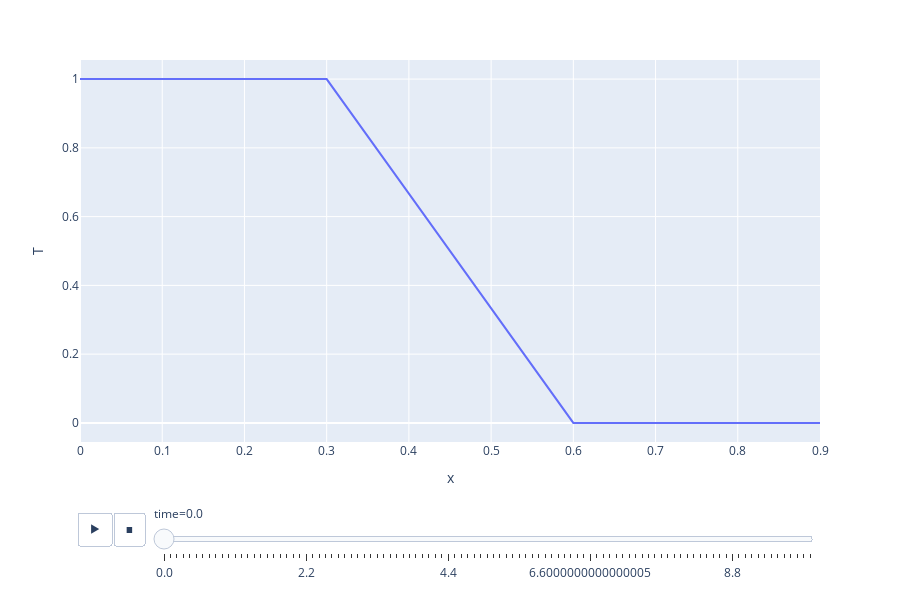

The notebook cell saved with this chart:
### Code cell
px.line(df, x='x', y='T', animation_frame='time')

### Figure 1 — Plotly figure (JSON) as saved in the notebook; plotly's stock layout.template omitted (floating-point values rounded to 4 significant figures)
{"data": [{"hoverlabel": {"namelength": 0}, "hovertemplate": "time=0.0<br>x=%{x}<br>T=%{y}", "legendgroup": "", "line": {"color": "#636efa", "dash": "solid"}, "mode": "lines", "name": "", "showlegend": false, "type": "scatter", "x": [0, 0.1, 0.2, 0.3, 0.4, 0.5, 0.6, 0.7, 0.8, 0.9], "xaxis": "x", "y": [1, 1, 1, 1, 0.6667, 0.3333, 0, 0, 0, 0], "yaxis": "y"}], "layout": {"height": 600, "legend": {"tracegroupgap": 0}, "margin": {"t": 60}, "sliders": [{"active": 0, "currentvalue": {"prefix": "time="}, "len": 0.9, "pad": {"b": 10, "t": 60}, "steps": [{"args": [["0.0"], {"frame": {"duration": 0, "redraw": false}, "fromcurrent": true, "mode": "immediate", "transition": {"duration": 0, "easing": "linear"}}], "label": "0.0", "method": "animate"}, {"args": [["0.1"], {"frame": {"duration": 0, "redraw": false}, "fromcurrent": true, "mode": "immediate", "transition": {"duration": 0, "easing": "linear"}}], "label": "0.1", "method": "animate"}, {"args": [["0.2"], {"frame": {"duration": 0, "redraw": false}, "fromcurrent": true, "mode": "immediate", "transition": {"duration": 0, "easing": "linear"}}], "label": "0.2", "method": "animate"}, {"args": [["0.30000000000000004"], {"frame": {"duration": 0, "redraw": false}, "fromcurrent": true, "mode": "immediate", "transition": {"duration": 0, "easing": "linear"}}], "label": "0.30000000000000004", "method": "animate"}, {"args": [["0.4"], {"frame": {"duration": 0, "redraw": false}, "fromcurrent": true, "mode": "immediate", "transition": {"duration": 0, "easing": "linear"}}], "label": "0.4", "method": "animate"}, {"args": [["0.5"], {"frame": {"duration": 0, "redraw": false}, "fromcurrent": true, "mode": "immediate", "transition": {"duration": 0, "easing": "linear"}}], "label": "0.5", "method": "animate"}, {"args": [["0.6000000000000001"], {"frame": {"duration": 0, "redraw": false}, "fromcurrent": true, "mode": "immediate", "transition": {"duration": 0, "easing": "linear"}}], "label": "0.6000000000000001", "method": "animate"}, {"args": [["0.7000000000000001"], {"frame": {"duration": 0, "redraw": false}, "fromcurrent": true, "mode": "immediate", "transition": {"duration": 0, "easing": "linear"}}], "label": "0.7000000000000001", "method": "animate"}, {"args": [["0.8"], {"frame": {"duration": 0, "redraw": false}, "fromcurrent": true, "mode": "immediate", "transition": {"duration": 0, "easing": "linear"}}], "label": "0.8", "method": "animate"}, {"args": [["0.9"], {"frame": {"duration": 0, "redraw": false}, "fromcurrent": true, "mode": "immediate", "transition": {"duration": 0, "easing": "linear"}}], "label": "0.9", "method": "animate"}, {"args": [["1.0"], {"frame": {"duration": 0, "redraw": false}, "fromcurrent": true, "mode": "immediate", "transition": {"duration": 0, "easing": "linear"}}], "label": "1.0", "method": "animate"}, {"args": [["1.1"], {"frame": {"duration": 0, "redraw": false}, "fromcurrent": true, "mode": "immediate", "transition": {"duration": 0, "easing": "linear"}}], "label": "1.1", "method": "animate"}, {"args": [["1.2000000000000002"], {"frame": {"duration": 0, "redraw": false}, "fromcurrent": true, "mode": "immediate", "transition": {"duration": 0, "easing": "linear"}}], "label": "1.2000000000000002", "method": "animate"}, {"args": [["1.3"], {"frame": {"duration": 0, "redraw": false}, "fromcurrent": true, "mode": "immediate", "transition": {"duration": 0, "easing": "linear"}}], "label": "1.3", "method": "animate"}, {"args": [["1.4000000000000001"], {"frame": {"duration": 0, "redraw": false}, "fromcurrent": true, "mode": "immediate", "transition": {"duration": 0, "easing": "linear"}}], "label": "1.4000000000000001", "method": "animate"}, {"args": [["1.5"], {"frame": {"duration": 0, "redraw": false}, "fromcurrent": true, "mode": "immediate", "transition": {"duration": 0, "easing": "linear"}}], "label": "1.5", "method": "animate"}, {"args": [["1.6"], {"frame": {"duration": 0, "redraw": false}, "fromcurrent": true, "mode": "immediate", "transition": {"duration": 0, "easing": "linear"}}], "label": "1.6", "method": "animate"}, {"args": [["1.7000000000000002"], {"frame": {"duration": 0, "redraw": false}, "fromcurrent": true, "mode": "immediate", "transition": {"duration": 0, "easing": "linear"}}], "label": "1.7000000000000002", "method": "animate"}, {"args": [["1.8"], {"frame": {"duration": 0, "redraw": false}, "fromcurrent": true, "mode": "immediate", "transition": {"duration": 0, "easing": "linear"}}], "label": "1.8", "method": "animate"}, {"args": [["1.9000000000000001"], {"frame": {"duration": 0, "redraw": false}, "fromcurrent": true, "mode": "immediate", "transition": {"duration": 0, "easing": "linear"}}], "label": "1.9000000000000001", "method": "animate"}, {"args": [["2.0"], {"frame": {"duration": 0, "redraw": false}, "fromcurrent": true, "mode": "immediate", "transition": {"duration": 0, "easing": "linear"}}], "label": "2.0", "method": "animate"}, {"args": [["2.1"], {"frame": {"duration": 0, "redraw": false}, "fromcurrent": true, "mode": "immediate", "transition": {"duration": 0, "easing": "linear"}}], "label": "2.1", "method": "animate"}, {"args": [["2.2"], {"frame": {"duration": 0, "redraw": false}, "fromcurrent": true, "mode": "immediate", "transition": {"duration": 0, "easing": "linear"}}], "label": "2.2", "method": "animate"}, {"args": [["2.3000000000000003"], {"frame": {"duration": 0, "redraw": false}, "fromcurrent": true, "mode": "immediate", "transition": {"duration": 0, "easing": "linear"}}], "label": "2.3000000000000003", "method": "animate"}, {"args": [["2.4000000000000004"], {"frame": {"duration": 0, "redraw": false}, "fromcurrent": true, "mode": "immediate", "transition": {"duration": 0, "easing": "linear"}}], "label": "2.4000000000000004", "method": "animate"}, {"args": [["2.5"], {"frame": {"duration": 0, "redraw": false}, "fromcurrent": true, "mode": "immediate", "transition": {"duration": 0, "easing": "linear"}}], "label": "2.5", "method": "animate"}, {"args": [["2.6"], {"frame": {"duration": 0, "redraw": false}, "fromcurrent": true, "mode": "immediate", "transition": {"duration": 0, "easing": "linear"}}], "label": "2.6", "method": "animate"}, {"args": [["2.7"], {"frame": {"duration": 0, "redraw": false}, "fromcurrent": true, "mode": "immediate", "transition": {"duration": 0, "easing": "linear"}}], "label": "2.7", "method": "animate"}, {"args": [["2.8000000000000003"], {"frame": {"duration": 0, "redraw": false}, "fromcurrent": true, "mode": "immediate", "transition": {"duration": 0, "easing": "linear"}}], "label": "2.8000000000000003", "method": "animate"}, {"args": [["2.9000000000000004"], {"frame": {"duration": 0, "redraw": false}, "fromcurrent": true, "mode": "immediate", "transition": {"duration": 0, "easing": "linear"}}], "label": "2.9000000000000004", "method": "animate"}, {"args": [["3.0"], {"frame": {"duration": 0, "redraw": false}, "fromcurrent": true, "mode": "immediate", "transition": {"duration": 0, "easing": "linear"}}], "label": "3.0", "method": "animate"}, {"args": [["3.1"], {"frame": {"duration": 0, "redraw": false}, "fromcurrent": true, "mode": "immediate", "transition": {"duration": 0, "easing": "linear"}}], "label": "3.1", "method": "animate"}, {"args": [["3.2"], {"frame": {"duration": 0, "redraw": false}, "fromcurrent": true, "mode": "immediate", "transition": {"duration": 0, "easing": "linear"}}], "label": "3.2", "method": "animate"}, {"args": [["3.3000000000000003"], {"frame": {"duration": 0, "redraw": false}, "fromcurrent": true, "mode": "immediate", "transition": {"duration": 0, "easing": "linear"}}], "label": "3.3000000000000003", "method": "animate"}, {"args": [["3.4000000000000004"], {"frame": {"duration": 0, "redraw": false}, "fromcurrent": true, "mode": "immediate", "transition": {"duration": 0, "easing": "linear"}}], "label": "3.4000000000000004", "method": "animate"}, {"args": [["3.5"], {"frame": {"duration": 0, "redraw": false}, "fromcurrent": true, "mode": "immediate", "transition": {"duration": 0, "easing": "linear"}}], "label": "3.5", "method": "animate"}, {"args": [["3.6"], {"frame": {"duration": 0, "redraw": false}, "fromcurrent": true, "mode": "immediate", "transition": {"duration": 0, "easing": "linear"}}], "label": "3.6", "method": "animate"}, {"args": [["3.7"], {"frame": {"duration": 0, "redraw": false}, "fromcurrent": true, "mode": "immediate", "transition": {"duration": 0, "easing": "linear"}}], "label": "3.7", "method": "animate"}, {"args": [["3.8000000000000003"], {"frame": {"duration": 0, "redraw": false}, "fromcurrent": true, "mode": "immediate", "transition": {"duration": 0, "easing": "linear"}}], "label": "3.8000000000000003", "method": "animate"}, {"args": [["3.9000000000000004"], {"frame": {"duration": 0, "redraw": false}, "fromcurrent": true, "mode": "immediate", "transition": {"duration": 0, "easing": "linear"}}], "label": "3.9000000000000004", "method": "animate"}, {"args": [["4.0"], {"frame": {"duration": 0, "redraw": false}, "fromcurrent": true, "mode": "immediate", "transition": {"duration": 0, "easing": "linear"}}], "label": "4.0", "method": "animate"}, {"args": [["4.1000000000000005"], {"frame": {"duration": 0, "redraw": false}, "fromcurrent": true, "mode": "immediate", "transition": {"duration": 0, "easing": "linear"}}], "label": "4.1000000000000005", "method": "animate"}, {"args": [["4.2"], {"frame": {"duration": 0, "redraw": false}, "fromcurrent": true, "mode": "immediate", "transition": {"duration": 0, "easing": "linear"}}], "label": "4.2", "method": "animate"}, {"args": [["4.3"], {"frame": {"duration": 0, "redraw": false}, "fromcurrent": true, "mode": "immediate", "transition": {"duration": 0, "easing": "linear"}}], "label": "4.3", "method": "animate"}, {"args": [["4.4"], {"frame": {"duration": 0, "redraw": false}, "fromcurrent": true, "mode": "immediate", "transition": {"duration": 0, "easing": "linear"}}], "label": "4.4", "method": "animate"}, {"args": [["4.5"], {"frame": {"duration": 0, "redraw": false}, "fromcurrent": true, "mode": "immediate", "transition": {"duration": 0, "easing": "linear"}}], "label": "4.5", "method": "animate"}, {"args": [["4.6000000000000005"], {"frame": {"duration": 0, "redraw": false}, "fromcurrent": true, "mode": "immediate", "transition": {"duration": 0, "easing": "linear"}}], "label": "4.6000000000000005", "method": "animate"}, {"args": [["4.7"], {"frame": {"duration": 0, "redraw": false}, "fromcurrent": true, "mode": "immediate", "transition": {"duration": 0, "easing": "linear"}}], "label": "4.7", "method": "animate"}, {"args": [["4.800000000000001"], {"frame": {"duration": 0, "redraw": false}, "fromcurrent": true, "mode": "immediate", "transition": {"duration": 0, "easing": "linear"}}], "label": "4.800000000000001", "method": "animate"}, {"args": [["4.9"], {"frame": {"duration": 0, "redraw": false}, "fromcurrent": true, "mode": "immediate", "transition": {"duration": 0, "easing": "linear"}}], "label": "4.9", "method": "animate"}, {"args": [["5.0"], {"frame": {"duration": 0, "redraw": false}, "fromcurrent": true, "mode": "immediate", "transition": {"duration": 0, "easing": "linear"}}], "label": "5.0", "method": "animate"}, {"args": [["5.1000000000000005"], {"frame": {"duration": 0, "redraw": false}, "fromcurrent": true, "mode": "immediate", "transition": {"duration": 0, "easing": "linear"}}], "label": "5.1000000000000005", "method": "animate"}, {"args": [["5.2"], {"frame": {"duration": 0, "redraw": false}, "fromcurrent": true, "mode": "immediate", "transition": {"duration": 0, "easing": "linear"}}], "label": "5.2", "method": "animate"}, {"args": [["5.300000000000001"], {"frame": {"duration": 0, "redraw": false}, "fromcurrent": true, "mode": "immediate", "transition": {"duration": 0, "easing": "linear"}}], "label": "5.300000000000001", "method": "animate"}, {"args": [["5.4"], {"frame": {"duration": 0, "redraw": false}, "fromcurrent": true, "mode": "immediate", "transition": {"duration": 0, "easing": "linear"}}], "label": "5.4", "method": "animate"}, {"args": [["5.5"], {"frame": {"duration": 0, "redraw": false}, "fromcurrent": true, "mode": "immediate", "transition": {"duration": 0, "easing": "linear"}}], "label": "5.5", "method": "animate"}, {"args": [["5.6000000000000005"], {"frame": {"duration": 0, "redraw": false}, "fromcurrent": true, "mode": "immediate", "transition": {"duration": 0, "easing": "linear"}}], "label": "5.6000000000000005", "method": "animate"}, {"args": [["5.7"], {"frame": {"duration": 0, "redraw": false}, "fromcurrent": true, "mode": "immediate", "transition": {"duration": 0, "easing": "linear"}}], "label": "5.7", "method": "animate"}, {"args": [["5.800000000000001"], {"frame": {"duration": 0, "redraw": false}, "fromcurrent": true, "mode": "immediate", "transition": {"duration": 0, "easing": "linear"}}], "label": "5.800000000000001", "method": "animate"}, {"args": [["5.9"], {"frame": {"duration": 0, "redraw": false}, "fromcurrent": true, "mode": "immediate", "transition": {"duration": 0, "easing": "linear"}}], "label": "5.9", "method": "animate"}, {"args": [["6.0"], {"frame": {"duration": 0, "redraw": false}, "fromcurrent": true, "mode": "immediate", "transition": {"duration": 0, "easing": "linear"}}], "label": "6.0", "method": "animate"}, {"args": [["6.1000000000000005"], {"frame": {"duration": 0, "redraw": false}, "fromcurrent": true, "mode": "immediate", "transition": {"duration": 0, "easing": "linear"}}], "label": "6.1000000000000005", "method": "animate"}, {"args": [["6.2"], {"frame": {"duration": 0, "redraw": false}, "fromcurrent": true, "mode": "immediate", "transition": {"duration": 0, "easing": "linear"}}], "label": "6.2", "method": "animate"}, {"args": [["6.300000000000001"], {"frame": {"duration": 0, "redraw": false}, "fromcurrent": true, "mode": "immediate", "transition": {"duration": 0, "easing": "linear"}}], "label": "6.300000000000001", "method": "animate"}, {"args": [["6.4"], {"frame": {"duration": 0, "redraw": false}, "fromcurrent": true, "mode": "immediate", "transition": {"duration": 0, "easing": "linear"}}], "label": "6.4", "method": "animate"}, {"args": [["6.5"], {"frame": {"duration": 0, "redraw": false}, "fromcurrent": true, "mode": "immediate", "transition": {"duration": 0, "easing": "linear"}}], "label": "6.5", "method": "animate"}, {"args": [["6.6000000000000005"], {"frame": {"duration": 0, "redraw": false}, "fromcurrent": true, "mode": "immediate", "transition": {"duration": 0, "easing": "linear"}}], "label": "6.6000000000000005", "method": "animate"}, {"args": [["6.7"], {"frame": {"duration": 0, "redraw": false}, "fromcurrent": true, "mode": "immediate", "transition": {"duration": 0, "easing": "linear"}}], "label": "6.7", "method": "animate"}, {"args": [["6.800000000000001"], {"frame": {"duration": 0, "redraw": false}, "fromcurrent": true, "mode": "immediate", "transition": {"duration": 0, "easing": "linear"}}], "label": "6.800000000000001", "method": "animate"}, {"args": [["6.9"], {"frame": {"duration": 0, "redraw": false}, "fromcurrent": true, "mode": "immediate", "transition": {"duration": 0, "easing": "linear"}}], "label": "6.9", "method": "animate"}, {"args": [["7.0"], {"frame": {"duration": 0, "redraw": false}, "fromcurrent": true, "mode": "immediate", "transition": {"duration": 0, "easing": "linear"}}], "label": "7.0", "method": "animate"}, {"args": [["7.1000000000000005"], {"frame": {"duration": 0, "redraw": false}, "fromcurrent": true, "mode": "immediate", "transition": {"duration": 0, "easing": "linear"}}], "label": "7.1000000000000005", "method": "animate"}, {"args": [["7.2"], {"frame": {"duration": 0, "redraw": false}, "fromcurrent": true, "mode": "immediate", "transition": {"duration": 0, "easing": "linear"}}], "label": "7.2", "method": "animate"}, {"args": [["7.300000000000001"], {"frame": {"duration": 0, "redraw": false}, "fromcurrent": true, "mode": "immediate", "transition": {"duration": 0, "easing": "linear"}}], "label": "7.300000000000001", "method": "animate"}, {"args": [["7.4"], {"frame": {"duration": 0, "redraw": false}, "fromcurrent": true, "mode": "immediate", "transition": {"duration": 0, "easing": "linear"}}], "label": "7.4", "method": "animate"}, {"args": [["7.5"], {"frame": {"duration": 0, "redraw": false}, "fromcurrent": true, "mode": "immediate", "transition": {"duration": 0, "easing": "linear"}}], "label": "7.5", "method": "animate"}, {"args": [["7.6000000000000005"], {"frame": {"duration": 0, "redraw": false}, "fromcurrent": true, "mode": "immediate", "transition": {"duration": 0, "easing": "linear"}}], "label": "7.6000000000000005", "method": "animate"}, {"args": [["7.7"], {"frame": {"duration": 0, "redraw": false}, "fromcurrent": true, "mode": "immediate", "transition": {"duration": 0, "easing": "linear"}}], "label": "7.7", "method": "animate"}, {"args": [["7.800000000000001"], {"frame": {"duration": 0, "redraw": false}, "fromcurrent": true, "mode": "immediate", "transition": {"duration": 0, "easing": "linear"}}], "label": "7.800000000000001", "method": "animate"}, {"args": [["7.9"], {"frame": {"duration": 0, "redraw": false}, "fromcurrent": true, "mode": "immediate", "transition": {"duration": 0, "easing": "linear"}}], "label": "7.9", "method": "animate"}, {"args": [["8.0"], {"frame": {"duration": 0, "redraw": false}, "fromcurrent": true, "mode": "immediate", "transition": {"duration": 0, "easing": "linear"}}], "label": "8.0", "method": "animate"}, {"args": [["8.1"], {"frame": {"duration": 0, "redraw": false}, "fromcurrent": true, "mode": "immediate", "transition": {"duration": 0, "easing": "linear"}}], "label": "8.1", "method": "animate"}, {"args": [["8.200000000000001"], {"frame": {"duration": 0, "redraw": false}, "fromcurrent": true, "mode": "immediate", "transition": {"duration": 0, "easing": "linear"}}], "label": "8.200000000000001", "method": "animate"}, {"args": [["8.3"], {"frame": {"duration": 0, "redraw": false}, "fromcurrent": true, "mode": "immediate", "transition": {"duration": 0, "easing": "linear"}}], "label": "8.3", "method": "animate"}, {"args": [["8.4"], {"frame": {"duration": 0, "redraw": false}, "fromcurrent": true, "mode": "immediate", "transition": {"duration": 0, "easing": "linear"}}], "label": "8.4", "method": "animate"}, {"args": [["8.5"], {"frame": {"duration": 0, "redraw": false}, "fromcurrent": true, "mode": "immediate", "transition": {"duration": 0, "easing": "linear"}}], "label": "8.5", "method": "animate"}, {"args": [["8.6"], {"frame": {"duration": 0, "redraw": false}, "fromcurrent": true, "mode": "immediate", "transition": {"duration": 0, "easing": "linear"}}], "label": "8.6", "method": "animate"}, {"args": [["8.700000000000001"], {"frame": {"duration": 0, "redraw": false}, "fromcurrent": true, "mode": "immediate", "transition": {"duration": 0, "easing": "linear"}}], "label": "8.700000000000001", "method": "animate"}, {"args": [["8.8"], {"frame": {"duration": 0, "redraw": false}, "fromcurrent": true, "mode": "immediate", "transition": {"duration": 0, "easing": "linear"}}], "label": "8.8", "method": "animate"}, {"args": [["8.9"], {"frame": {"duration": 0, "redraw": false}, "fromcurrent": true, "mode": "immediate", "transition": {"duration": 0, "easing": "linear"}}], "label": "8.9", "method": "animate"}, {"args": [["9.0"], {"frame": {"duration": 0, "redraw": false}, "fromcurrent": true, "mode": "immediate", "transition": {"duration": 0, "easing": "linear"}}], "label": "9.0", "method": "animate"}, {"args": [["9.1"], {"frame": {"duration": 0, "redraw": false}, "fromcurrent": true, "mode": "immediate", "transition": {"duration": 0, "easing": "linear"}}], "label": "9.1", "method": "animate"}, {"args": [["9.200000000000001"], {"frame": {"duration": 0, "redraw": false}, "fromcurrent": true, "mode": "immediate", "transition": {"duration": 0, "easing": "linear"}}], "label": "9.200000000000001", "method": "animate"}, {"args": [["9.3"], {"frame": {"duration": 0, "redraw": false}, "fromcurrent": true, "mode": "immediate", "transition": {"duration": 0, "easing": "linear"}}], "label": "9.3", "method": "animate"}, {"args": [["9.4"], {"frame": {"duration": 0, "redraw": false}, "fromcurrent": true, "mode": "immediate", "transition": {"duration": 0, "easing": "linear"}}], "label": "9.4", "method": "animate"}, {"args": [["9.5"], {"frame": {"duration": 0, "redraw": false}, "fromcurrent": true, "mode": "immediate", "transition": {"duration": 0, "easing": "linear"}}], "label": "9.5", "method": "animate"}, {"args": [["9.600000000000001"], {"frame": {"duration": 0, "redraw": false}, "fromcurrent": true, "mode": "immediate", "transition": {"duration": 0, "easing": "linear"}}], "label": "9.600000000000001", "method": "animate"}, {"args": [["9.700000000000001"], {"frame": {"duration": 0, "redraw": false}, "fromcurrent": true, "mode": "immediate", "transition": {"duration": 0, "easing": "linear"}}], "label": "9.700000000000001", "method": "animate"}, {"args": [["9.8"], {"frame": {"duration": 0, "redraw": false}, "fromcurrent": true, "mode": "immediate", "transition": {"duration": 0, "easing": "linear"}}], "label": "9.8", "method": "animate"}, {"args": [["9.9"], {"frame": {"duration": 0, "redraw": false}, "fromcurrent": true, "mode": "immediate", "transition": {"duration": 0, "easing": "linear"}}], "label": "9.9", "method": "animate"}, {"args": [["10.0"], {"frame": {"duration": 0, "redraw": false}, "fromcurrent": true, "mode": "immediate", "transition": {"duration": 0, "easing": "linear"}}], "label": "10.0", "method": "animate"}], "x": 0.1, "xanchor": "left", "y": 0, "yanchor": "top"}], "updatemenus": [{"buttons": [{"args": [null, {"frame": {"duration": 500, "redraw": false}, "fromcurrent": true, "mode": "immediate", "transition": {"duration": 500, "easing": "linear"}}], "label": "&#9654;", "method": "animate"}, {"args": [[null], {"frame": {"duration": 0, "redraw": false}, "fromcurrent": true, "mode": "immediate", "transition": {"duration": 0, "easing": "linear"}}], "label": "&#9724;", "method": "animate"}], "direction": "left", "pad": {"r": 10, "t": 70}, "showactive": false, "type": "buttons", "x": 0.1, "xanchor": "right", "y": 0, "yanchor": "top"}], "xaxis": {"anchor": "y", "domain": [0, 1], "title": {"text": "x"}}, "yaxis": {"anchor": "x", "domain": [0, 1], "title": {"text": "T"}}}}
